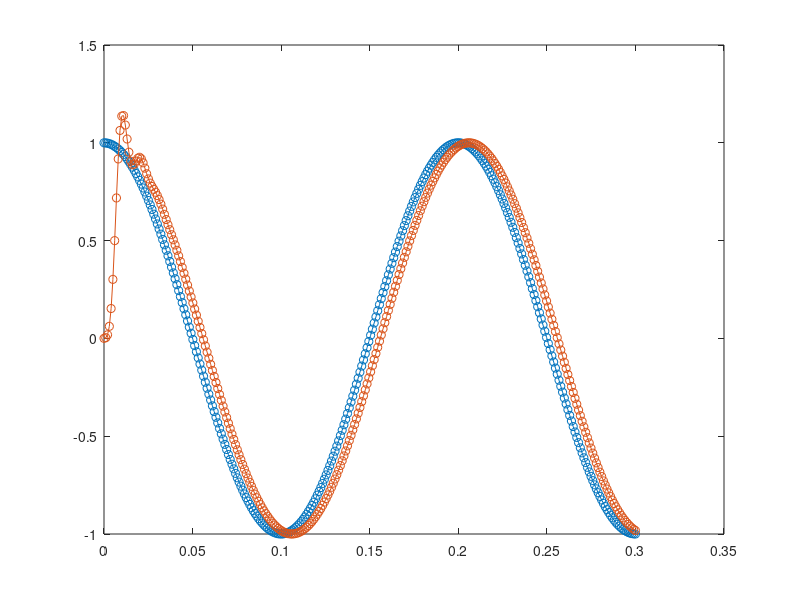

The MATLAB source for this figure:
clear all, close all;
pkg load signal;

fs = 1000;
fg = 100;
[b, a] = butter(6, fg/(fs/2));
sos = tf2sos(b, a)

round(sos * 2^14)

t = linspace(0, 0.3, fs*0.3);
f = 5;
x = cos(2*pi*t*f);
y = sosfilt(sos, x);
plot(t, x, '-o', t, y, '-o');
%scatter(t, x, t, y);
